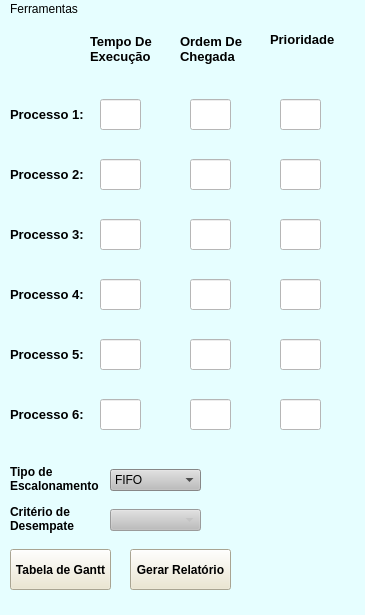
<?xml version="1.0" encoding="UTF-8"?>
<ui version="4.0">
 <class>Processos4</class>
 <widget class="QMainWindow" name="Processos4">
  <property name="geometry">
   <rect>
    <x>0</x>
    <y>0</y>
    <width>365</width>
    <height>615</height>
   </rect>
  </property>
  <property name="minimumSize">
   <size>
    <width>365</width>
    <height>615</height>
   </size>
  </property>
  <property name="maximumSize">
   <size>
    <width>365</width>
    <height>615</height>
   </size>
  </property>
  <property name="windowTitle">
   <string>Calculo de Processos</string>
  </property>
  <property name="windowIcon">
   <iconset>
    <normaloff>PipesTransparent.png</normaloff>PipesTransparent.png</iconset>
  </property>
  <property name="styleSheet">
   <string notr="true">background-color: rgb(230, 254, 255);
gridline-color: rgb(255, 255, 255);
selection-background-color: rgb(193, 255, 179);
selection-color: rgb(0, 0, 0);
border-bottom-color: rgb(255, 255, 255);</string>
  </property>
  <widget class="QWidget" name="centralwidget">
   <widget class="QLabel" name="P1">
    <property name="geometry">
     <rect>
      <x>10</x>
      <y>80</y>
      <width>91</width>
      <height>31</height>
     </rect>
    </property>
    <property name="font">
     <font>
      <pointsize>10</pointsize>
      <weight>75</weight>
      <bold>true</bold>
     </font>
    </property>
    <property name="text">
     <string>Processo 1:</string>
    </property>
   </widget>
   <widget class="QLineEdit" name="TempoExecucao_1">
    <property name="geometry">
     <rect>
      <x>100</x>
      <y>80</y>
      <width>41</width>
      <height>31</height>
     </rect>
    </property>
    <property name="styleSheet">
     <string notr="true">background-color: rgb(255, 255, 255);</string>
    </property>
   </widget>
   <widget class="QLineEdit" name="OrdemChegada_1">
    <property name="geometry">
     <rect>
      <x>190</x>
      <y>80</y>
      <width>41</width>
      <height>31</height>
     </rect>
    </property>
    <property name="styleSheet">
     <string notr="true">background-color: rgb(255, 255, 255);</string>
    </property>
   </widget>
   <widget class="QLineEdit" name="Prioridade_1">
    <property name="geometry">
     <rect>
      <x>280</x>
      <y>80</y>
      <width>41</width>
      <height>31</height>
     </rect>
    </property>
    <property name="styleSheet">
     <string notr="true">background-color: rgb(255, 255, 255);</string>
    </property>
   </widget>
   <widget class="QLabel" name="label_2">
    <property name="geometry">
     <rect>
      <x>90</x>
      <y>10</y>
      <width>71</width>
      <height>41</height>
     </rect>
    </property>
    <property name="font">
     <font>
      <pointsize>10</pointsize>
      <weight>75</weight>
      <bold>true</bold>
     </font>
    </property>
    <property name="text">
     <string>&lt;html&gt;&lt;head/&gt;&lt;body&gt;&lt;p&gt;Tempo De&lt;br/&gt;Execução&lt;/p&gt;&lt;/body&gt;&lt;/html&gt;</string>
    </property>
   </widget>
   <widget class="QLabel" name="label_4">
    <property name="geometry">
     <rect>
      <x>180</x>
      <y>10</y>
      <width>71</width>
      <height>41</height>
     </rect>
    </property>
    <property name="font">
     <font>
      <pointsize>10</pointsize>
      <weight>75</weight>
      <bold>true</bold>
     </font>
    </property>
    <property name="text">
     <string>&lt;html&gt;&lt;head/&gt;&lt;body&gt;&lt;p&gt;Ordem De &lt;br/&gt;Chegada&lt;/p&gt;&lt;/body&gt;&lt;/html&gt;</string>
    </property>
   </widget>
   <widget class="QLabel" name="label_6">
    <property name="geometry">
     <rect>
      <x>270</x>
      <y>0</y>
      <width>71</width>
      <height>41</height>
     </rect>
    </property>
    <property name="font">
     <font>
      <pointsize>10</pointsize>
      <weight>75</weight>
      <bold>true</bold>
     </font>
    </property>
    <property name="text">
     <string>Prioridade</string>
    </property>
   </widget>
   <widget class="QComboBox" name="TipoEscala">
    <property name="geometry">
     <rect>
      <x>110</x>
      <y>450</y>
      <width>91</width>
      <height>22</height>
     </rect>
    </property>
    <property name="styleSheet">
     <string notr="true">background-color: rgb(189, 189, 189);</string>
    </property>
    <item>
     <property name="text">
      <string>FIFO</string>
     </property>
    </item>
    <item>
     <property name="text">
      <string>SJF</string>
     </property>
    </item>
    <item>
     <property name="text">
      <string>Por Prioridade</string>
     </property>
    </item>
   </widget>
   <widget class="QPushButton" name="GerarTabela">
    <property name="geometry">
     <rect>
      <x>10</x>
      <y>530</y>
      <width>101</width>
      <height>41</height>
     </rect>
    </property>
    <property name="font">
     <font>
      <weight>75</weight>
      <bold>true</bold>
     </font>
    </property>
    <property name="styleSheet">
     <string notr="true">background-color: rgb(236, 230, 204);</string>
    </property>
    <property name="text">
     <string>Tabela de Gantt</string>
    </property>
   </widget>
   <widget class="QPushButton" name="GerarRelatorio">
    <property name="geometry">
     <rect>
      <x>130</x>
      <y>530</y>
      <width>101</width>
      <height>41</height>
     </rect>
    </property>
    <property name="font">
     <font>
      <weight>75</weight>
      <bold>true</bold>
     </font>
    </property>
    <property name="styleSheet">
     <string notr="true">background-color: rgb(236, 230, 204);</string>
    </property>
    <property name="text">
     <string>Gerar Relatório</string>
    </property>
   </widget>
   <widget class="QLabel" name="P2">
    <property name="geometry">
     <rect>
      <x>10</x>
      <y>140</y>
      <width>91</width>
      <height>31</height>
     </rect>
    </property>
    <property name="font">
     <font>
      <pointsize>10</pointsize>
      <weight>75</weight>
      <bold>true</bold>
     </font>
    </property>
    <property name="text">
     <string>Processo 2:</string>
    </property>
   </widget>
   <widget class="QLineEdit" name="TempoExecucao_2">
    <property name="geometry">
     <rect>
      <x>100</x>
      <y>140</y>
      <width>41</width>
      <height>31</height>
     </rect>
    </property>
    <property name="styleSheet">
     <string notr="true">background-color: rgb(255, 255, 255);</string>
    </property>
   </widget>
   <widget class="QLineEdit" name="Prioridade_2">
    <property name="geometry">
     <rect>
      <x>280</x>
      <y>140</y>
      <width>41</width>
      <height>31</height>
     </rect>
    </property>
    <property name="styleSheet">
     <string notr="true">background-color: rgb(255, 255, 255);</string>
    </property>
   </widget>
   <widget class="QLineEdit" name="OrdemChegada_2">
    <property name="geometry">
     <rect>
      <x>190</x>
      <y>140</y>
      <width>41</width>
      <height>31</height>
     </rect>
    </property>
    <property name="styleSheet">
     <string notr="true">background-color: rgb(255, 255, 255);</string>
    </property>
   </widget>
   <widget class="QLabel" name="P3">
    <property name="geometry">
     <rect>
      <x>10</x>
      <y>200</y>
      <width>91</width>
      <height>31</height>
     </rect>
    </property>
    <property name="font">
     <font>
      <pointsize>10</pointsize>
      <weight>75</weight>
      <bold>true</bold>
     </font>
    </property>
    <property name="text">
     <string>Processo 3:</string>
    </property>
   </widget>
   <widget class="QLineEdit" name="TempoExecucao_3">
    <property name="geometry">
     <rect>
      <x>100</x>
      <y>200</y>
      <width>41</width>
      <height>31</height>
     </rect>
    </property>
    <property name="styleSheet">
     <string notr="true">background-color: rgb(255, 255, 255);</string>
    </property>
   </widget>
   <widget class="QLineEdit" name="Prioridade_3">
    <property name="geometry">
     <rect>
      <x>280</x>
      <y>200</y>
      <width>41</width>
      <height>31</height>
     </rect>
    </property>
    <property name="styleSheet">
     <string notr="true">background-color: rgb(255, 255, 255);</string>
    </property>
   </widget>
   <widget class="QLineEdit" name="OrdemChegada_3">
    <property name="geometry">
     <rect>
      <x>190</x>
      <y>200</y>
      <width>41</width>
      <height>31</height>
     </rect>
    </property>
    <property name="styleSheet">
     <string notr="true">background-color: rgb(255, 255, 255);</string>
    </property>
   </widget>
   <widget class="QLabel" name="P4">
    <property name="geometry">
     <rect>
      <x>10</x>
      <y>260</y>
      <width>91</width>
      <height>31</height>
     </rect>
    </property>
    <property name="font">
     <font>
      <pointsize>10</pointsize>
      <weight>75</weight>
      <bold>true</bold>
     </font>
    </property>
    <property name="text">
     <string>Processo 4:</string>
    </property>
   </widget>
   <widget class="QLineEdit" name="TempoExecucao_4">
    <property name="geometry">
     <rect>
      <x>100</x>
      <y>260</y>
      <width>41</width>
      <height>31</height>
     </rect>
    </property>
    <property name="styleSheet">
     <string notr="true">background-color: rgb(255, 255, 255);</string>
    </property>
   </widget>
   <widget class="QLineEdit" name="Prioridade_4">
    <property name="geometry">
     <rect>
      <x>280</x>
      <y>260</y>
      <width>41</width>
      <height>31</height>
     </rect>
    </property>
    <property name="styleSheet">
     <string notr="true">background-color: rgb(255, 255, 255);</string>
    </property>
   </widget>
   <widget class="QLineEdit" name="OrdemChegada_4">
    <property name="geometry">
     <rect>
      <x>190</x>
      <y>260</y>
      <width>41</width>
      <height>31</height>
     </rect>
    </property>
    <property name="styleSheet">
     <string notr="true">background-color: rgb(255, 255, 255);</string>
    </property>
   </widget>
   <widget class="QLabel" name="label">
    <property name="geometry">
     <rect>
      <x>10</x>
      <y>440</y>
      <width>91</width>
      <height>41</height>
     </rect>
    </property>
    <property name="font">
     <font>
      <weight>75</weight>
      <bold>true</bold>
     </font>
    </property>
    <property name="text">
     <string>&lt;html&gt;&lt;head/&gt;&lt;body&gt;&lt;p&gt;      Tipo de &lt;br/&gt;Escalonamento&lt;/p&gt;&lt;/body&gt;&lt;/html&gt;</string>
    </property>
   </widget>
   <widget class="QLabel" name="label_3">
    <property name="geometry">
     <rect>
      <x>10</x>
      <y>480</y>
      <width>91</width>
      <height>41</height>
     </rect>
    </property>
    <property name="font">
     <font>
      <weight>75</weight>
      <bold>true</bold>
     </font>
    </property>
    <property name="text">
     <string>&lt;html&gt;&lt;head/&gt;&lt;body&gt;&lt;p&gt;Critério de&lt;br/&gt;Desempate&lt;/p&gt;&lt;/body&gt;&lt;/html&gt;</string>
    </property>
   </widget>
   <widget class="QComboBox" name="TipoDesempate">
    <property name="enabled">
     <bool>false</bool>
    </property>
    <property name="geometry">
     <rect>
      <x>110</x>
      <y>490</y>
      <width>91</width>
      <height>22</height>
     </rect>
    </property>
    <property name="styleSheet">
     <string notr="true">background-color: rgb(189, 189, 189);</string>
    </property>
   </widget>
   <widget class="QLineEdit" name="TempoExecucao_5">
    <property name="geometry">
     <rect>
      <x>100</x>
      <y>320</y>
      <width>41</width>
      <height>31</height>
     </rect>
    </property>
    <property name="styleSheet">
     <string notr="true">background-color: rgb(255, 255, 255);</string>
    </property>
   </widget>
   <widget class="QLineEdit" name="OrdemChegada_5">
    <property name="geometry">
     <rect>
      <x>190</x>
      <y>320</y>
      <width>41</width>
      <height>31</height>
     </rect>
    </property>
    <property name="styleSheet">
     <string notr="true">background-color: rgb(255, 255, 255);</string>
    </property>
   </widget>
   <widget class="QLineEdit" name="Prioridade_5">
    <property name="geometry">
     <rect>
      <x>280</x>
      <y>320</y>
      <width>41</width>
      <height>31</height>
     </rect>
    </property>
    <property name="styleSheet">
     <string notr="true">background-color: rgb(255, 255, 255);</string>
    </property>
   </widget>
   <widget class="QLabel" name="P5">
    <property name="geometry">
     <rect>
      <x>10</x>
      <y>320</y>
      <width>81</width>
      <height>31</height>
     </rect>
    </property>
    <property name="font">
     <font>
      <pointsize>10</pointsize>
      <weight>75</weight>
      <bold>true</bold>
     </font>
    </property>
    <property name="text">
     <string>Processo 5:</string>
    </property>
   </widget>
   <widget class="QLineEdit" name="TempoExecucao_6">
    <property name="geometry">
     <rect>
      <x>100</x>
      <y>380</y>
      <width>41</width>
      <height>31</height>
     </rect>
    </property>
    <property name="styleSheet">
     <string notr="true">background-color: rgb(255, 255, 255);</string>
    </property>
   </widget>
   <widget class="QLineEdit" name="OrdemChegada_6">
    <property name="geometry">
     <rect>
      <x>190</x>
      <y>380</y>
      <width>41</width>
      <height>31</height>
     </rect>
    </property>
    <property name="styleSheet">
     <string notr="true">background-color: rgb(255, 255, 255);</string>
    </property>
   </widget>
   <widget class="QLineEdit" name="Prioridade_6">
    <property name="geometry">
     <rect>
      <x>280</x>
      <y>380</y>
      <width>41</width>
      <height>31</height>
     </rect>
    </property>
    <property name="styleSheet">
     <string notr="true">background-color: rgb(255, 255, 255);</string>
    </property>
   </widget>
   <widget class="QLabel" name="P6">
    <property name="geometry">
     <rect>
      <x>10</x>
      <y>380</y>
      <width>81</width>
      <height>31</height>
     </rect>
    </property>
    <property name="font">
     <font>
      <pointsize>10</pointsize>
      <weight>75</weight>
      <bold>true</bold>
     </font>
    </property>
    <property name="text">
     <string>Processo 6:</string>
    </property>
   </widget>
  </widget>
  <widget class="QMenuBar" name="menubar">
   <property name="geometry">
    <rect>
     <x>0</x>
     <y>0</y>
     <width>365</width>
     <height>21</height>
    </rect>
   </property>
   <widget class="QMenu" name="menuFerramentas">
    <property name="title">
     <string>Ferramentas</string>
    </property>
    <addaction name="SalvarSQL"/>
    <addaction name="GerarRandom"/>
   </widget>
   <addaction name="menuFerramentas"/>
  </widget>
  <widget class="QStatusBar" name="statusbar"/>
  <action name="SalvarSQL">
   <property name="text">
    <string>Salvar no SQL</string>
   </property>
  </action>
  <action name="actionAbrir_PDF">
   <property name="text">
    <string>Abrir PDF</string>
   </property>
  </action>
  <action name="GerarRandom">
   <property name="text">
    <string>Gerar Numeros Aleatórios</string>
   </property>
  </action>
 </widget>
 <resources/>
 <connections/>
</ui>
